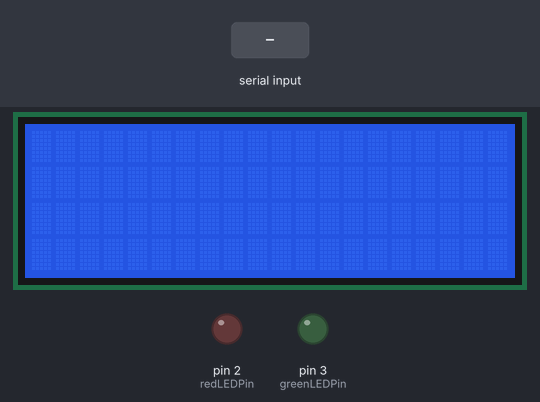
This sketch was run on a simulated Arduino Uno, built with avr-gcc and run on an emulated ATmega328P. Parts: 20×4 character LCD, output pins drawn as LEDs (lit = HIGH). The inputs (shaded band) are chosen by the test bench.

Above: at 1.2 s.
1.3 s: "1" received over Serial
At 2.1 s:
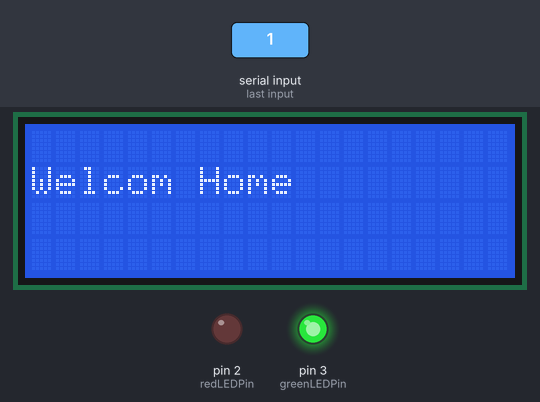
At 3.1 s:
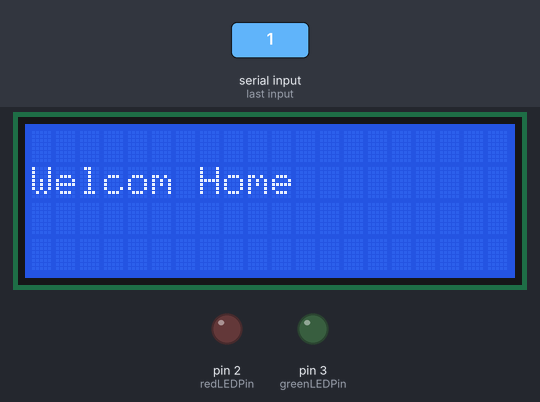
3.8 s: "0" received over Serial
At 6.1 s:
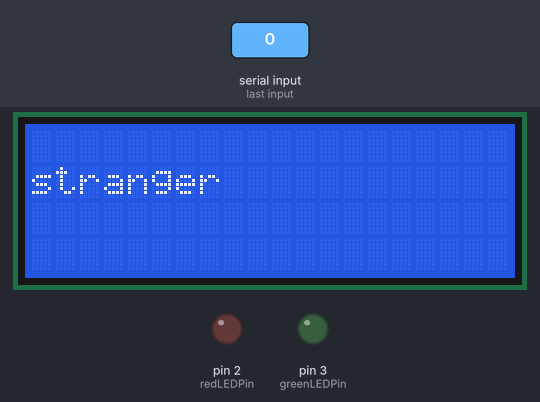
Timing chart, 0 to 7.6 s (numbered marks = the images above; inputs shaded):
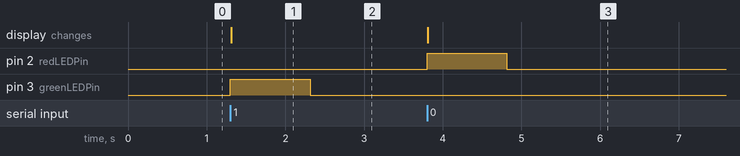

Measured:
- after the input at 1.3 s, pin 3 (greenLEDPin): LOW → HIGH at once, → LOW 1.0 s later; the display: changes at once (image 1)
- after the input at 3.8 s, pin 2 (redLEDPin): LOW → HIGH at once, → LOW 1.0 s later; the display: changes at once (image 3)

The sketch:

SmartLock.ino
```cpp
#include <LiquidCrystal_I2C.h>

LiquidCrystal_I2C lcd(0x27,20,4);

int redLEDPin = 2;  // Digital pin for the red LED
int greenLEDPin = 3; // Digital pin for the green LED

void setup() {
  lcd.init();
  lcd.backlight();
  pinMode(redLEDPin, OUTPUT);
  pinMode(greenLEDPin, OUTPUT);
  Serial.begin(9600);
}

void loop() {
  // Arduino will wait for commands from Python via Serial communication
  if (Serial.available() > 0) {
    char command = Serial.read();

    if (command == '1') {
      openLock();  // If '0' is received, open the lock
    } else if (command == '0') {
      closeLock();  // If '1' is received, close the lock
    }
  }
}

void openLock() {

  digitalWrite(redLEDPin, LOW);  // Turn off the red LED
  digitalWrite(greenLEDPin, HIGH); // Turn on the green LED
  lcd.clear();
  lcd.setCursor(0, 1);
  lcd.print("Welcom Home"); //print message
  delay(1000);
  digitalWrite(redLEDPin, LOW);  // Turn off the red LED
  digitalWrite(greenLEDPin, LOW); // Turn off the green LED

}

void closeLock() {
  digitalWrite(redLEDPin, HIGH);  // Turn on the red LED
  digitalWrite(greenLEDPin, LOW); // Turn off the green LED
  lcd.clear();
  lcd.setCursor(0, 1);
  lcd.print("stranger"); //print message
  delay(1000);
  digitalWrite(redLEDPin, LOW);  // Turn off the red LED
  digitalWrite(greenLEDPin, LOW); // Turn off the green LED
}
```
